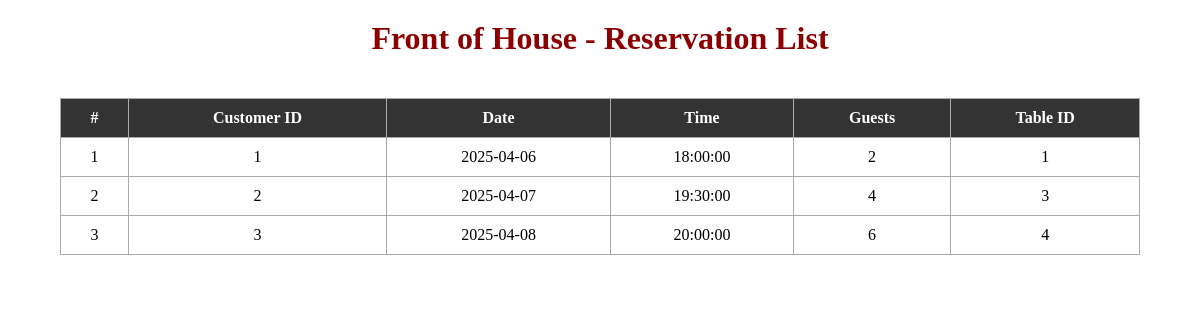
The page /reservations/foh on the database as committed earlier.
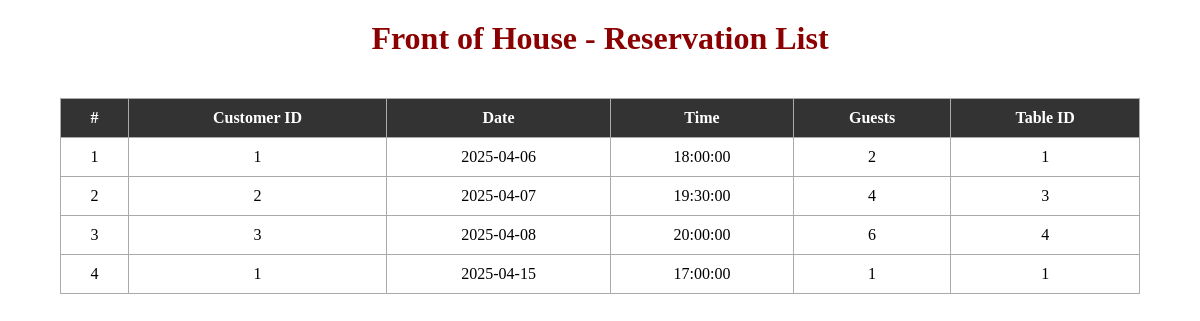
The same page on the database as committed later.
### app/models.py (models this page shows)
class Reservation(db.Model):
    id = db.Column(db.Integer, primary_key=True)
    customer_id = db.Column(db.Integer, db.ForeignKey('customer.id'))
    reservation_time = db.Column(db.DateTime, nullable=False)
    number_of_people = db.Column(db.Integer, nullable=False)
    table_id = db.Column(db.Integer, db.ForeignKey('tables.id'))

### app/routes/reservations_routes.py (the view)
@reservations_bp.route('/reservations/foh')
def reservations_foh():
    reservations = ReservationLogic.get_all_reservations()
    return render_template('reservations_foh.html', reservations=reservations)

### app/logic/base_crud.py (called while the page is built)
    @staticmethod
    def get_all(model):
        return model.query.all() # return all table content

### app/logic/reservation_logic.py (called while the page is built)
    @staticmethod
    def get_all_reservations():
        return BaseCRUD.get_all(Reservation)

### templates/reservations_foh.html (shortened to what this page needs)
<!DOCTYPE html>
<html lang="en">
<head>
    <link rel="stylesheet" href="{{ url_for('static', filename='css/style.css') }}">
</head>
<body>
    <h1>Front of House - Reservation List</h1>
    <table>
        <thead>
            <tr>
                <th>#</th>
                <th>Customer ID</th>
                <th>Date</th>
                <th>Time</th>
                <th>Guests</th>
                <th>Table ID</th>
            </tr>
        </thead>
        <tbody>
            {% for res in reservations %}
            <tr>
                <td>{{ loop.index }}</td>
                <td>{{ res.customer_id }}</td>
                <td>{{ res.reservation_time.date() }}</td>
                <td>{{ res.reservation_time.time() }}</td>
                <td>{{ res.number_of_people }}</td>
                <td>{{ res.table_id }}</td>
            </tr>
            {% else %}
            <tr>
                <td colspan="6">No reservations found.</td>
            </tr>
            {% endfor %}
        </tbody>
    </table>
</body>
</html>

### static/css/style.css (style rules this page uses)
html, body { height: 100%; margin: 0; }
body { display: flex; flex-direction: column; }

### templates/reservations_foh.html (style rules this page uses)
h1 { text-align: center; margin-top: 20px; color: darkred; }
table { width: 90%; margin: 20px auto; border-collapse: collapse; }
th, td { border: 1px solid #aaa; padding: 10px; text-align: center; }
th { background-color: #333; color: white; }

Rows that differ between the two databases and show on the page:
added Reservation: customer_id "1", reservation_time "2025-04-15", reservation_time.time "17:00:00", number_of_people "1", table_id "1"
